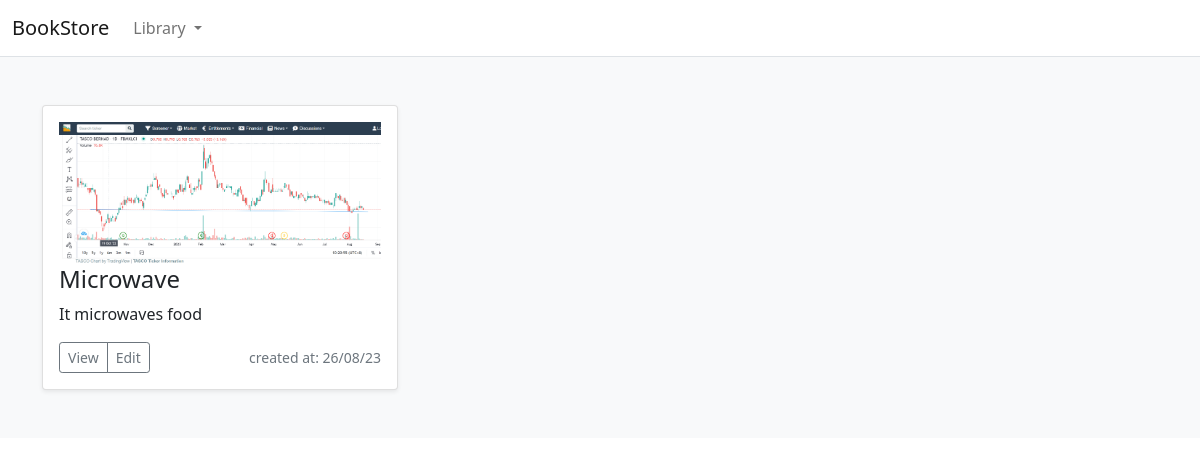
The page /category/electrical/ on the database as committed earlier.
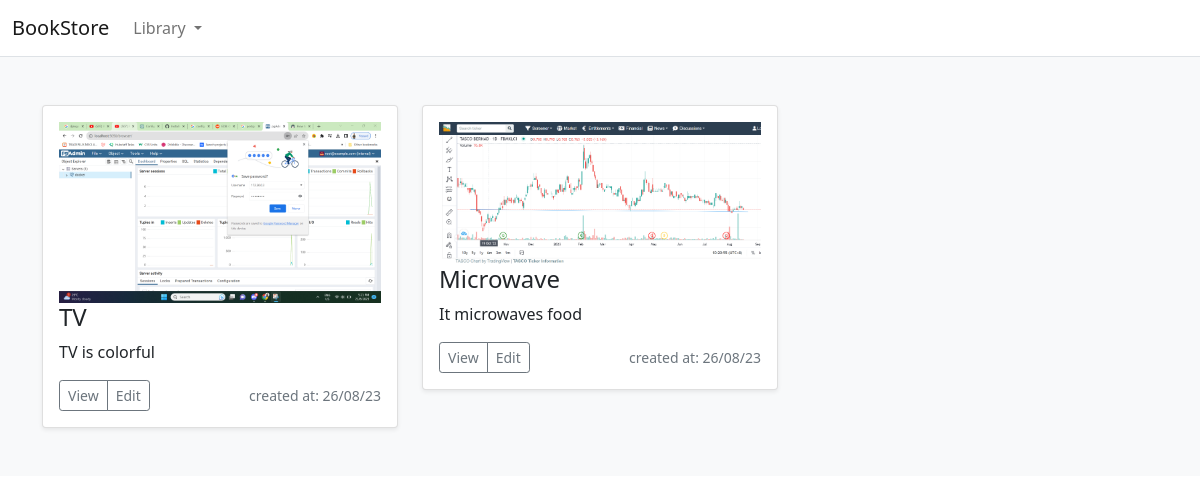
The same page on the database as committed later.
### store/models.py (models this page shows, shortened)
class Product(models.Model):
    category = models.ForeignKey(Category,on_delete=models.CASCADE,related_name='product')
    created_by = models.ForeignKey(User ,on_delete=models.CASCADE,related_name="owner")
    title = models.CharField(max_length=255)
    description = models.TextField(blank=True)
    image = models.ImageField(upload_to='images/')
    slug = models.SlugField()
    price = models.DecimalField(max_digits=4,decimal_places=2)
    is_active = models.BooleanField(default=True)
    created_at  = models.DateTimeField(auto_now_add=True)
    updated_at = models.DateTimeField(auto_now=True)
    objects = models.Manager()
    product = ProductManager()
    class Meta:
        verbose_name_plural= 'products'
        ordering = ['-created_at'] #order by latest created at
    def get_absolute_url(self):
        return reverse("store:product_detail", args=[self.id])

### store/views.py (the view)
# urls.py: path('category/<slug:category_slug>/',views.category_list,name='category_list'),
def category_list(request, category_slug):
    products = Product.objects.filter(category__slug=category_slug).prefetch_related('category')
    return render(request,'store/category.html',{'products':products,'category':category_slug})

### store/context_processors.py (called while the page is built)
def all_categories(request):
    categories = Category.objects.all()
    return {
        'categories':categories
    }

### store/models.py (called while the page is built)
    def get_absolute_url(self):
        return reverse("store:category_list", args=[self.slug])

### store/templates/store/category.html (shortened to what this page needs)
{% extends './base.html' %}
{% load static %}
{%block content%}
<div class="album py-5 bg-light">
    <div class="container">
        <div class="row">
            {% for product in products %}
                <div class="col-4">
                    <div class="card shadow-sm">
                        <div class="card-body">
                            <img class='img-fluid' alt="Responsive image" src="{{ product.image.url }}">
                            <h4>{{ product.title }}</h4>
                            <p class="card-text">{{ product.description }}</p>
                            <div class="d-flex justify-content-between align-items-center">
                                <div class="btn-group">
                                    <button type="button" class="btn btn-sm btn-outline-secondary" onclick="location.href='{{ product.get_absolute_url }}'">View</button>
                                    <button type="button" class="btn btn-sm btn-outline-secondary">Edit</button>
                                </div>
                                <small class="text-muted">created at: {{ product.created_at | date:"d/m/y" }}</small>
                            </div>
                        </div>
                    </div>
                </div>
            {% endfor %}
        </div>
    </div>
</div>
{%endblock%}

### store/templates/store/base.html (shortened to what this page needs)
{% load static %}
<!DOCTYPE html>
<html>
<head>
    <link href="https://cdn.jsdelivr.net/npm/bootstrap@5.0.2/dist/css/bootstrap.min.css" rel="stylesheet">
</head>
<body>
    <header>
        <nav class="navbar navbar-expand-md navbar-light bg-white border-bottom">
            <div class="container-fluid">
                <a class="navbar-brand" href="/">BookStore</a>
                <div class="collapse navbar-collapse" id="navbarCollapse">
                    <ul class="navbar-nav me-auto mb-2 mb-md-0">
                        <li class="nav-item dropdown">
                            <a class="nav-link dropdown-toggle" href="#" id="navbarDropdown" role="button"
                                data-bs-toggle="dropdown" aria-expanded="false">
                                Library
                            </a>
                        </li>
                    </ul>
                </div>
            </div>
        </nav>
    </header>
    <div id='content'>
        {% block content %} {%endblock%}
    </div>
</body>
</html>

Rows that differ between the two databases and show on the page:
added Product: image (picture), title "TV", description "TV is colorful", created_at "26/08/23"
